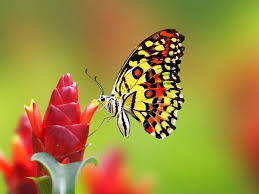
//> input picture 1/src/butterfly.bmp, 259 x 194 px
$ ./segment ../../1/src/butterfly.bmp 3   (built with g++ and OpenCV 4)
//> lines starting //> are read from the running program, lines starting //| are printed output that depends on the picture; after the words box and inside, x2 and y2 are one past the last pixel; in counts of white or black regions, pixels touching at a corner belong together
#include <opencv2/highgui/highgui.hpp>
#include <opencv2/imgproc/imgproc_c.h>
#include <opencv2/imgproc/imgproc.hpp>
#include <opencv2/core/core_c.h>

#include <iostream>
#include <cmath>        // std::abs
#include <string>
#include <vector>
#include <utility>

using namespace cv;
using namespace std;

int numClusters1D;
int numClusterTotal;
int** clusterAvg;
int sizex,sizey;
int* clusterFreq;
pair<int,int>** pixelCluster;
int numClustersTotalFinal;

vector<pair<int,int> > noisePoints;
int noiseAreaParam = 40;

class UF    {
public:
	int *id, cnt, *sz, total;
	// Create an empty union find data structure with N isolated sets.
    UF(int N)   {
    	total = N;
        cnt = N;
		id = new int[N];
		sz = new int[N];
		for(int i=0; i<N; i++){
		    id[i] = i;
		    sz[i] = 1;
		}
    }
    ~UF()	{
	delete [] id;
	delete [] sz;
    }
	// Return the id of component corresponding to object p.
    int find(int p)	{
        int root = p;
        while (root != id[root])
            root = id[root];
        while (p != root) {
            int newp = id[p];
            id[p] = root;
            p = newp;
        }
        return root;
    }
	// Replace sets containing x and y with their union.
    void merge(int x, int y)	{
        int i = find(x);
        int j = find(y);
        if (i == j) return;

		// make smaller root point to larger one
        if   (sz[i] < sz[j])	{
		id[i] = j;
		sz[j] += sz[i];
	} else	{
		id[j] = i;
		sz[i] += sz[j];
	}
        cnt--;
    }
	// Are objects x and y in the same set?
    bool connected(int x, int y)    {
        return find(x) == find(y);
    }
	// Return the number of disjoint sets.
    int count() {
        return cnt;
    }
};

bool xOp(const pair<int,int> &left, const pair<int,int> &right) {
    return left.first < right.first;
}

bool yOp(const pair<int,int> &left, const pair<int,int> &right) {
    return left.second < right.second;
}

bool xyOp45(const pair<int,int> &left, const pair<int,int> &right) {
    return (left.first + left.second) < (right.first + right.second);
}

bool xyOp135(const pair<int,int> &left, const pair<int,int> &right) {
    return (left.first - left.second) < (right.first - right.second);
}

class region{
public:
	vector<pair<int,int> > points;
	void ploth(Mat &im, int gap){
		sort(points.begin(),points.end(),xOp);
		if (points.size()>0){
			int xCoord = points[0].first;
			int pos = 1;
			while(pos < points.size()){
				while(xCoord==points[pos].first){
					im.at<unsigned char>(xCoord,points[pos].second) = 255;
					// im.at<cv::Vec3b>(xCoord,points[pos].second)[1] = 255;
					// im.at<cv::Vec3b>(xCoord,points[pos].second)[2] = 255;
					++pos;
					if (pos==points.size()) break;
				}
				if (pos==points.size()) break;
				while(points[pos].first-xCoord < gap){
					++pos;
					if (pos==points.size()) break;
				}
				if (pos < points.size()) xCoord = points[pos].first;
			}
		}
	}
	void plotv(Mat &im, int gap){
		sort(points.begin(),points.end(),yOp);
		if (points.size()>0){
			int yCoord = points[0].second;
			int pos = 1;
			while(pos < points.size()){
				while(yCoord==points[pos].second){
					im.at<unsigned char>(points[pos].first,yCoord) = 255;
					// im.at<cv::Vec3b>(points[pos].first,yCoord)[1] = 255;
					// im.at<cv::Vec3b>(points[pos].first,yCoord)[2] = 255;;
					++pos;
					if (pos==points.size()) break;
				}
				if (pos==points.size()) break;
				while(points[pos].second-yCoord < gap){
					++pos;
					if (pos==points.size()) break;
				}
				if (pos < points.size()) yCoord = points[pos].second;
			}
		}
	}
	void plotd45(Mat &im, int gap){
		sort(points.begin(),points.end(),xyOp45);
		if (points.size()>0){
			int xCoord = points[0].first;
			int yCoord = points[0].second;
			int pos = 1;
			while(pos < points.size()){
				while(xCoord+yCoord==points[pos].first+points[pos].second){
					im.at<unsigned char>(points[pos].first,points[pos].second) = 255;
					// im.at<cv::Vec3b>(points[pos].first,points[pos].second)[1] = 255;
					// im.at<cv::Vec3b>(points[pos].first,points[pos].second)[2] = 255;
					++pos;
					if (pos==points.size()) break;
				}
				if (pos==points.size()) break;
				while((points[pos].first+points[pos].second)-(xCoord+yCoord) < gap){
					++pos;
					if (pos==points.size()) break;
				}
				if (pos < points.size()){
					xCoord = points[pos].first;
					yCoord = points[pos].second;
				}
			}
		}
	}
	void plotd135(Mat &im, int gap){
		sort(points.begin(),points.end(),xyOp135);
		if (points.size()>0){
			int xCoord = points[0].first;
			int yCoord = points[0].second;
			int pos = 1;
			while(pos < points.size()){
				while(xCoord-yCoord==points[pos].first-points[pos].second){
					im.at<unsigned char>(points[pos].first,points[pos].second) = 255;
					// im.at<cv::Vec3b>(points[pos].first,points[pos].second)[1] = 255;
					// im.at<cv::Vec3b>(points[pos].first,points[pos].second)[2] = 255;
					++pos;
					if (pos==points.size()) break;
				}
				if (pos==points.size()) break;
				while((points[pos].first-points[pos].second)-(xCoord-yCoord) < gap){
					++pos;
					if (pos==points.size()) break;
				}
				if (pos < points.size()){
					xCoord = points[pos].first;
					yCoord = points[pos].second;
				}
			}
		}
	}
	void plotPattern(Mat& im, int i){
		if (i==0){
			ploth(im, 2);
		}
		else if (i==1){
			plotv(im, 2);
		}
		else if (i==2){
			plotd45(im, 2);
		}
		else if (i==3){
			plotd135(im, 2);
		}
		else if (i==4){
			ploth(im, 2);
			plotv(im, 2);
		}
		else if (i==5){
			plotd45(im, 2);
			plotd135(im, 2);
		}
		else if (i==6){
			ploth(im, 4);
		}
		else if (i==7){
			plotv(im, 4);
		}
		else if (i==8){
			plotd45(im, 4);
		}
		else if (i==9){
			plotd135(im, 4);
		}
	}

	void plotSilhoutte(Mat& im){
		for(int i = 0; i < points.size(); ++i){
			im.at<unsigned char>(points[i].first,points[i].second) = 255;
		}
	}
};

region* regionsAll;

bool regionOp(const region &left, const region &right) {
    return left.points.size() > right.points.size();
}

int nearestInArray(int r, int g, int b){
	int bestIndex = 0;
	int bestDev = 1000;
	for (int i = 0; i < numClusterTotal; i++){
		int dev = 0;
		dev += abs(r-clusterAvg[i][0]);
		dev += abs(g-clusterAvg[i][1]);
		dev += abs(b-clusterAvg[i][2]);
		if (dev<bestDev){
			bestDev = dev;
			bestIndex = i;
		}
	}
	return bestIndex;
}

void initializeClusters(Mat& im){
	for (int k = 0; k < numClusters1D*numClusters1D; k++){

	  int iStart = ((k/numClusters1D)*sizex)/numClusters1D;
	  int jStart = ((k%numClusters1D)*sizey)/numClusters1D;

	 //cout << iStart << endl;
	 //cout << jStart << endl;

	  long long rSum = 0;
	  long long gSum = 0;
	  long long bSum = 0;
	  for (int i = iStart; i < iStart+(sizex/numClusters1D); i++){
		for (int j= jStart; j < jStart+(sizey/numClusters1D); j++){
			rSum += im.at<cv::Vec3b>(i,j)[0];
			gSum += im.at<cv::Vec3b>(i,j)[1];
			bSum += im.at<cv::Vec3b>(i,j)[2];
		}
	  }
	  clusterAvg[k][0] = numClusterTotal*rSum/(sizex*sizey);
	  clusterAvg[k][1] = numClusterTotal*gSum/(sizex*sizey);
	  clusterAvg[k][2] = numClusterTotal*bSum/(sizex*sizey);

	  //cout << clusterAvg[k][0] << endl;
	  //cout << clusterAvg[k][1] << endl;
	  //cout << clusterAvg[k][2] << endl << endl;
  }
}

void mergeClusters(){
	int count = 0;
	for (int i = 0; i < numClusterTotal; i++){
		for (int j = 0; j < i; j++){
			if(clusterAvg[i][0] != -1 && clusterAvg[j][0] != -1){
				// float v1 = 0.21*clusterAvg[i][0] + 0.72*clusterAvg[i][1] + 0.07*clusterAvg[i][2];
				// float v2 = 0.21*clusterAvg[j][0] + 0.72*clusterAvg[j][1] + 0.07*clusterAvg[j][2];
				// int dev = abs(v1-v2);
				int dev = abs(clusterAvg[i][0]-clusterAvg[j][0]);
				dev += abs(clusterAvg[i][1]-clusterAvg[j][1]);
				dev += abs(clusterAvg[i][2]-clusterAvg[j][2]);
				if (dev < 120){
				// if (dev < (2*255/numClusterTotal)){
					clusterAvg[i][0] = (clusterFreq[i]*clusterAvg[i][0] + clusterFreq[j]*clusterAvg[j][0])/(clusterFreq[i]+clusterFreq[j]);
					clusterAvg[i][1] = (clusterFreq[i]*clusterAvg[i][1] + clusterFreq[j]*clusterAvg[j][1])/(clusterFreq[i]+clusterFreq[j]);
					clusterAvg[i][2] = (clusterFreq[i]*clusterAvg[i][2] + clusterFreq[j]*clusterAvg[j][2])/(clusterFreq[i]+clusterFreq[j]);
					clusterFreq[i]+=clusterFreq[j];
					clusterAvg[j][0] = clusterAvg[numClusterTotal-count-1][0];
					clusterAvg[j][1] = clusterAvg[numClusterTotal-count-1][1];
					clusterAvg[j][2] = clusterAvg[numClusterTotal-count-1][2];
					clusterFreq[j] = clusterFreq[numClusterTotal-count-1];
					--j;
					clusterAvg[numClusterTotal-count-1][0] = -1;
					count++;
				}
			}
			else break;
		}
	}
	numClusterTotal-=count;
}

//Splits cluster if atleast 2 parts of it are unconnected, also identifies noises
void splitClusters(region* p){
	UF uf(p->points.size());
	// sort(p->points.begin(),p->points.end(),xOp);
	for (int i = 0; i < p->points.size(); i++){
		int currentx = p->points[i].first;
		int currenty = p->points[i].second;
		int currentCluster = pixelCluster[currentx][currenty].first;
		int indInCluster = pixelCluster[currentx][currenty].second;
		if (currentx+1<sizex){
			if (currenty>0)
				if (pixelCluster[currentx+1][currenty-1].first==currentCluster) uf.merge(indInCluster,pixelCluster[currentx+1][currenty-1].second);
			if (pixelCluster[currentx+1][currenty].first==currentCluster) uf.merge(indInCluster,pixelCluster[currentx+1][currenty].second);

		}
		if (currenty+1 < sizey){
			for(int j = -1; j != 2; ++j){
				if (currentx+j>=0 && currentx+j<sizex)
					if (pixelCluster[currentx+j][currenty+1].first==currentCluster) uf.merge(indInCluster,pixelCluster[currentx+j][currenty+1].second);
			}
		}
	}
	// cout << "union of " << p->points.size() << " to " << uf.count() << endl;

	if(uf.count()>1){
		int indMax1 = 0, indMax2;
		int max1 = uf.sz[0], max2;
		if(uf.sz[1]>max1){
			max1 = uf.sz[1];
			indMax1 = 1;
			max2 = uf.sz[0];
			indMax2 = 0;
		}
		else{
			max2 = uf.sz[1];
			indMax2 = 1;
		}
		for (int i = 2; i < uf.total; i++){
			if(uf.sz[i]>=max1){
				max2 = max1;
				indMax2 = indMax1;
				max1 = uf.sz[i];
				indMax1 = i;
			}
			else if(uf.sz[i]<=max2){;}
			else{
				max2 = uf.sz[i];
				indMax2 = i;
			}
		}

		if (max2 > uf.total/10){
			// cout << "Splitting..........." << endl;
			numClustersTotalFinal+=2;
			vector<pair<int,int> > v;
			for(int i = 0; i < uf.total; ++i){
				if(uf.sz[uf.find(i)]<noiseAreaParam) noisePoints.push_back(p->points[i]);
				else if(uf.connected(i,indMax1)) regionsAll[numClustersTotalFinal-2].points.push_back(p->points[i]);
				else if(uf.connected(i,indMax2)) regionsAll[numClustersTotalFinal-1].points.push_back(p->points[i]);
				else v.push_back(p->points[i]);
			}
			p->points.clear();
			p->points = v;
		}
		else{
			for(int i = 0; i < uf.total; ++i)
				if(uf.sz[uf.find(i)]<noiseAreaParam) noisePoints.push_back(p->points[i]);
		}
	}
}

void noiseRemoval(Mat& segmentedImage){
	sort(noisePoints.begin(),noisePoints.end(),xOp);
	for(int l = 0; l < noisePoints.size(); l++){
		for(int i = -1; i < 2; i++){
			if(noisePoints[l].first+i < sizex && noisePoints[l].first+i>=0){
				for(int j = -1; j < 2; j++){
					if(noisePoints[l].second+j < sizey && noisePoints[l].second+j>=0){
						if(segmentedImage.at<cv::Vec3b>(noisePoints[l].first+i,noisePoints[l].second+j)[0]!=0 ||
							segmentedImage.at<cv::Vec3b>(noisePoints[l].first+i,noisePoints[l].second+j)[1]!=0 ||
							segmentedImage.at<cv::Vec3b>(noisePoints[l].first+i,noisePoints[l].second+j)[2]!=0){
							segmentedImage.at<cv::Vec3b>(noisePoints[l].first,noisePoints[l].second)=
							segmentedImage.at<cv::Vec3b>(noisePoints[l].first+i,noisePoints[l].second+j);
						}
					}
				}
			}
		}
	}
}

void iterate(Mat& im, Mat& segmentedImage, Mat& patternImage, Mat& silhoutteImage, bool toPrint){

	int** colors;

	if(toPrint){
		cout << "Meging Clusters" << endl;
		mergeClusters();
		regionsAll = new region[3*numClusters1D*numClusters1D+1];
		numClustersTotalFinal = numClusterTotal;
	}

	for (int i = 0; i < numClusterTotal; i++){
		clusterFreq[i] = 0;
	}
	int **clusterTotalNew = new int*[numClusterTotal];
	for (int i = 0; i < numClusterTotal; i++){
	  clusterTotalNew[i] = new int[3];
	  clusterTotalNew[i][0] = 0;
	  clusterTotalNew[i][1] = 0;
	  clusterTotalNew[i][2] = 0;
	  clusterFreq[i] = 0;
	}

	int r,g,b,nearestIndex;

	for (int i = 0; i < sizex; i++){
		for (int j = 0; j < sizey; j++){
			r = im.at<cv::Vec3b>(i,j)[0];
			g = im.at<cv::Vec3b>(i,j)[1];
			b = im.at<cv::Vec3b>(i,j)[2];
			nearestIndex = nearestInArray(r,g,b);
			clusterTotalNew[nearestIndex][0] += r;
			clusterTotalNew[nearestIndex][1] += g;
			clusterTotalNew[nearestIndex][2] += b;
			clusterFreq[nearestIndex]++;
			if (toPrint){
				regionsAll[nearestIndex].points.push_back(pair<int,int>(i,j));
				pixelCluster[i][j].first = nearestIndex;
				pixelCluster[i][j].second = regionsAll[nearestIndex].points.size()-1;

				// [7 lines of commented-out code are left out]
			}
		}
	}

	if(toPrint){
		cout << "Splitting Clusters" << endl;
		for(int i = 0; i < numClusterTotal; ++i)
			splitClusters(&regionsAll[i]);

		//Finding the background for Silhoutte and preparing the Pattern Image
		int backgroundClusterIndex = 0;
		int max = regionsAll[0].points.size();
		sort(regionsAll,regionsAll+3*numClusters1D*numClusters1D+1,regionOp);
		for (int i = 0; i < numClustersTotalFinal; i++){
			regionsAll[i].plotPattern(patternImage,i);
			if(regionsAll[i].points.size()>max){
				backgroundClusterIndex = i;
				max = regionsAll[i].points.size();
			}
			cout << "Cluster " << i << " size " << regionsAll[i].points.size() << endl;
		}

		//Defining the Mapping colors
		colors = new int*[numClustersTotalFinal];
		for (int i = 0; i < numClustersTotalFinal; ++i){
			colors[i] = new int[3];
			int rSum = 0, gSum = 0, bSum = 0;
			for(int j = 0; j < regionsAll[i].points.size(); j++){
				rSum += im.at<cv::Vec3b>(regionsAll[i].points[j].first, regionsAll[i].points[j].second)[0];
				gSum += im.at<cv::Vec3b>(regionsAll[i].points[j].first, regionsAll[i].points[j].second)[1];
				bSum += im.at<cv::Vec3b>(regionsAll[i].points[j].first, regionsAll[i].points[j].second)[2];
			}
			if(regionsAll[i].points.size()!=0){
				colors[i][0] = rSum/regionsAll[i].points.size();
				colors[i][1] = gSum/regionsAll[i].points.size();
				colors[i][2] = bSum/regionsAll[i].points.size();
			}
			else{
				colors[i][0] = 0;
				colors[i][1] = 0;
				colors[i][2] = 0;
			}
		}

		//Mapping the colors
		for (int i = 0; i < numClustersTotalFinal; i++){
			for (int j = 0; j < regionsAll[i].points.size(); ++j){
				segmentedImage.at<cv::Vec3b>(regionsAll[i].points[j].first, regionsAll[i].points[j].second)[0] = colors[i][0];
				segmentedImage.at<cv::Vec3b>(regionsAll[i].points[j].first, regionsAll[i].points[j].second)[1] = colors[i][1];
				segmentedImage.at<cv::Vec3b>(regionsAll[i].points[j].first, regionsAll[i].points[j].second)[2] = colors[i][2];
			}

			if (i!=backgroundClusterIndex)
				regionsAll[i].plotSilhoutte(silhoutteImage);
		}

		cout << "Removing Noise" << endl;
		noiseRemoval(segmentedImage);
	}


	for (int i = 0; i < numClusterTotal; i++){
		if (clusterFreq[i]!=0){
			// cout << "cluster no " << i << endl;
			clusterAvg[i][0] = clusterTotalNew[i][0]/clusterFreq[i];
			clusterAvg[i][1] = clusterTotalNew[i][1]/clusterFreq[i];
			clusterAvg[i][2] = clusterTotalNew[i][2]/clusterFreq[i];
			// [7 lines of commented-out code are left out]
		}
	}

	// [6 lines of commented-out code are left out]
}


int main(int argc, char** argv)
{
	Mat im1, edgeCanny;
	if (argc>2){
		im1 = imread(argv[1],CV_LOAD_IMAGE_UNCHANGED);
//> im1 is the input picture: 194 rows x 259 cols, CV_8UC3; mean B, G, R 58.3, 135.5, 160.4
		numClusters1D = atoi(argv[2]);
//> numClusters1D = 3
	}
	else{
		printf("Usage: <name> <cluster>");
		exit(1);
	}

	// cout << im1.rows << " " << im1.cols << endl;
	//resize(im, im, Size(im.cols/4, im.rows/4));
	if (im1.empty())
	{
		cout << "Cannot open image!" << endl;
		return -1;
	}
	Mat im;
	blur(im1,im,Size(3,3));
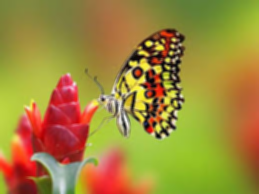
//> im: 194 rows x 259 cols, CV_8UC3; mean B, G, R 58.3, 135.5, 160.4

	sizex = im.rows;
//> sizex = 194
	sizey = im.cols;
//> sizey = 259

	Mat segmentedImage(sizex, sizey, CV_8UC3);
	Mat patternImage(sizex, sizey, CV_8UC1);
	Mat silhoutteImage(sizex, sizey, CV_8UC1);

	numClusterTotal = numClusters1D*numClusters1D;
//> numClusterTotal = 9
	clusterAvg = new int*[numClusterTotal];
	for (int i = 0; i < numClusterTotal; i++){
		clusterAvg[i] = new int[3];
	}
//> this loop made 9 passes

	clusterFreq = new int[numClusterTotal];
	pixelCluster = new pair<int,int>*[sizex];
	for(int i = 0; i < sizex; ++i){
		pixelCluster[i] = new pair<int,int>[sizey];
	}

	initializeClusters(im);
//> the loop in initializeClusters, `for (int k = 0; k < numClusters1D*numClusters1D; k++)` made 9 passes
//> (iStart, jStart, rSum, gSum, bSum) on passes 1 to 9: (0, 0, 335117, 760581, 776687), (0, 86, 314304, 625140, 824633), (0, 172, 286495, 806684, 752924), (64, 0, 359109, 770188, 1035911), (64, 86, 367271, 754218, 871652), (64, 172, 309985, 782540, 938683), (129, 0, 336769, 498109, 934506), (129, 86, 369381, 863884, 1010915), (129, 172, 217184, 862871, 797217)
	cout << "Clusters Initialised" << endl;
	iterate(im,segmentedImage,patternImage,silhoutteImage,false);
//> the loop in iterate, `for (int i = 0; i < numClusterTotal; i++)` made 9 passes
//> the loop in iterate, `for (int i = 0; i < sizex; i++)` made 194 passes
//> (r, g, b, nearestIndex) on passes 1 to 3: (48, 169, 135, 2), (48, 169, 135, 2), (49, 171, 136, 2)
//> after the loop in iterate, `for (int i = 0; i < sizex; i++)`: r = 36; g = 105; b = 114; nearestIndex = 1
	iterate(im,segmentedImage,patternImage,silhoutteImage,false);
//> the loop in iterate (call 2), `for (int i = 0; i < numClusterTotal; i++)` made 9 passes
//> the loop in iterate (call 2), `for (int i = 0; i < sizex; i++)` made 194 passes
//> (r, g, b, nearestIndex) on passes 1 to 3: (48, 169, 135, 8), (48, 169, 135, 8), (49, 171, 136, 8)
	iterate(im,segmentedImage,patternImage,silhoutteImage,false);
	iterate(im,segmentedImage,patternImage,silhoutteImage,false);
	iterate(im,segmentedImage,patternImage,silhoutteImage,false);
	iterate(im,segmentedImage,patternImage,silhoutteImage,false);
	iterate(im,segmentedImage,patternImage,silhoutteImage,false);

	iterate(im,segmentedImage,patternImage,silhoutteImage,true);
//> the loop in mergeClusters, `for (int i = 0; i < numClusterTotal; i++)` made 9 passes
//> the loop in iterate (call 8), `for (int i = 0; i < numClusterTotal; i++)` made 4 passes
//> the loop in iterate (call 8), `for(int i = 0; i < numClusterTotal; ++i)` made 4 passes
//> the loop in iterate (call 8), `for (int i = 0; i < numClustersTotalFinal; i++)` made 10 passes
//| Cluster 0 size 34524
//| Cluster 1 size 4490
//| Cluster 2 size 2253
//| Cluster 3 size 1610
//| Cluster 4 size 1328
//| Cluster 5 size 1309
//| Cluster 6 size 1252
//| Cluster 7 size 1146
//> (output is shown up to pass 8 of 10)
//> pass 1, in iterate (call 8), `regionsAll[i].plotPattern(patternImage,i);`:
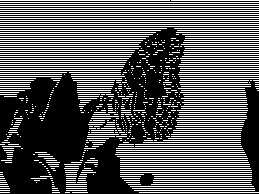
//> patternImage: 194 rows x 259 cols, CV_8UC1; 34.4% white in thin lines or dots
//> pass 3, in plotPattern (call 3), `plotd45(im, 2);`:
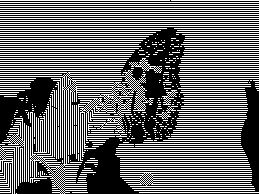
//> im: 194 rows x 259 cols, CV_8UC1; 41.1% white in thin lines or dots
//> after the loop in iterate (call 8), `for (int i = 0; i < numClustersTotalFinal; i++)`:
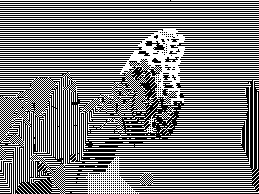
//> patternImage: 194 rows x 259 cols, CV_8UC1; 49.2% white in thin lines or dots
//> the loop in iterate (call 8), `for (int i = 0; i < numClustersTotalFinal; ++i)` made 10 passes
//> after the loop in iterate (call 8), `for (int i = 0; i < numClustersTotalFinal; i++)`:
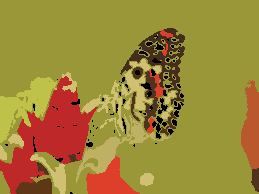
//> segmentedImage: 194 rows x 259 cols, CV_8UC3; mean B, G, R 56.4, 132.8, 157.2
//> after the loop in iterate (call 8), `for (int i = 0; i < numClustersTotalFinal; i++)`:
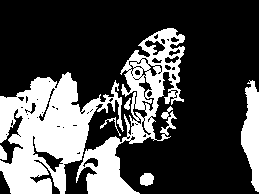
//> silhoutteImage: 194 rows x 259 cols, CV_8UC1; 29.4% white; 7 white regions, largest, box (x1, y1, x2, y2) and area: (0, 72, 124, 194) 7828, (76, 28, 185, 194) 5318, (241, 80, 259, 192) 1292
//> after the loop in noiseRemoval, `for(int l = 0; l < noisePoints.size(); l++)`:
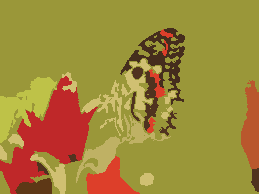
//> segmentedImage: 194 rows x 259 cols, CV_8UC3; 2.13% of pixels changed, all inside (x1, y1, x2, y2) = (5, 34, 184, 194)

	imwrite("pattern.bmp",patternImage);
	imwrite("segment.bmp",segmentedImage);
	imwrite("silhoutte.bmp",silhoutteImage);
	waitKey(0);

	return 0;
}

$ run again, on 1/src/photo3.bmp
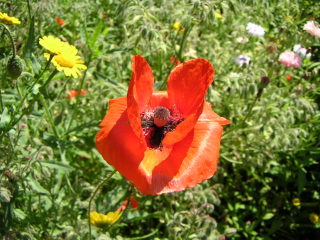
//> input picture 1/src/photo3.bmp, 320 x 240 px
//> im1 is the input picture: 240 rows x 320 cols, CV_8UC3; mean B, G, R 53.2, 116.5, 126.2
//> numClusters1D = 3
//> numClusterTotal = 9
//> the loop `for (int i = 0; i < numClusterTotal; i++)` made 9 passes
//> the loop in initializeClusters, `for (int k = 0; k < numClusters1D*numClusters1D; k++)` made 9 passes
//> (iStart, jStart, rSum, gSum, bSum) on passes 1 to 8: (0, 0, 466745, 1237198, 1075193), (0, 106, 574016, 1166001, 1249012), (0, 213, 691726, 1273876, 1168712), (80, 0, 488557, 1116337, 960811), (80, 106, 385038, 675613, 1838947), (80, 213, 499855, 1124329, 1028111), (160, 0, 427936, 978658, 798954), (160, 106, 395821, 859409, 1155695)
//> the loop in iterate, `for (int i = 0; i < numClusterTotal; i++)` made 9 passes
//> the loop in iterate, `for (int i = 0; i < sizex; i++)` made 240 passes
//> (r, g, b, nearestIndex) on passes 1 to 3: (11, 68, 41, 8), (18, 77, 50, 8), (35, 101, 75, 6)
//> after the loop in iterate, `for (int i = 0; i < sizex; i++)`: r = 1; g = 9; b = 5; nearestIndex = 8
//> the loop in iterate (call 2), `for (int i = 0; i < numClusterTotal; i++)` made 9 passes
//> the loop in iterate (call 2), `for (int i = 0; i < sizex; i++)` made 240 passes
//> the loop in mergeClusters, `for (int i = 0; i < numClusterTotal; i++)` made 9 passes
//> the loop in iterate (call 8), `for (int i = 0; i < numClusterTotal; i++)` made 6 passes
//> the loop in iterate (call 8), `for(int i = 0; i < numClusterTotal; ++i)` made 6 passes
//> the loop in iterate (call 8), `for (int i = 0; i < numClustersTotalFinal; i++)` made 18 passes
//| Cluster 0 size 9996
//| Cluster 1 size 8688
//| Cluster 2 size 7634
//| Cluster 3 size 7208
//| Cluster 4 size 6101
//> (output is shown up to pass 5 of 18)
//> pass 1, in iterate (call 8), `regionsAll[i].plotPattern(patternImage,i);`:
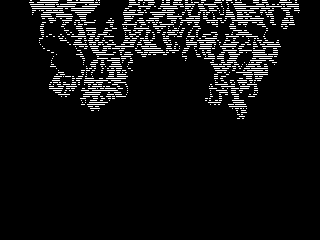
//> patternImage: 240 rows x 320 cols, CV_8UC1; 6.5% white in thin lines or dots, all inside (x1, y1, x2, y2) = (29, 0, 300, 119)
//> the loop in iterate (call 8), `for (int i = 0; i < numClustersTotalFinal; ++i)` made 18 passes
//> after the loop in noiseRemoval, `for(int l = 0; l < noisePoints.size(); l++)`:
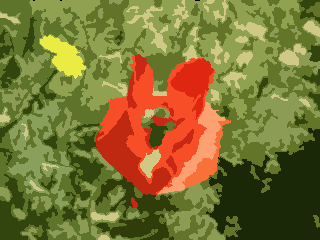
//> segmentedImage: 240 rows x 320 cols, CV_8UC3; mean B, G, R 52.1, 115.1, 124.7
